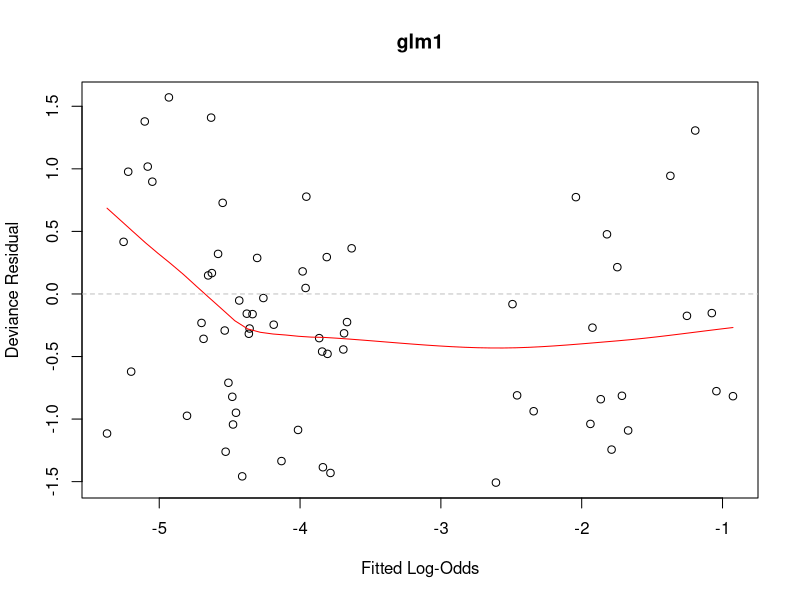
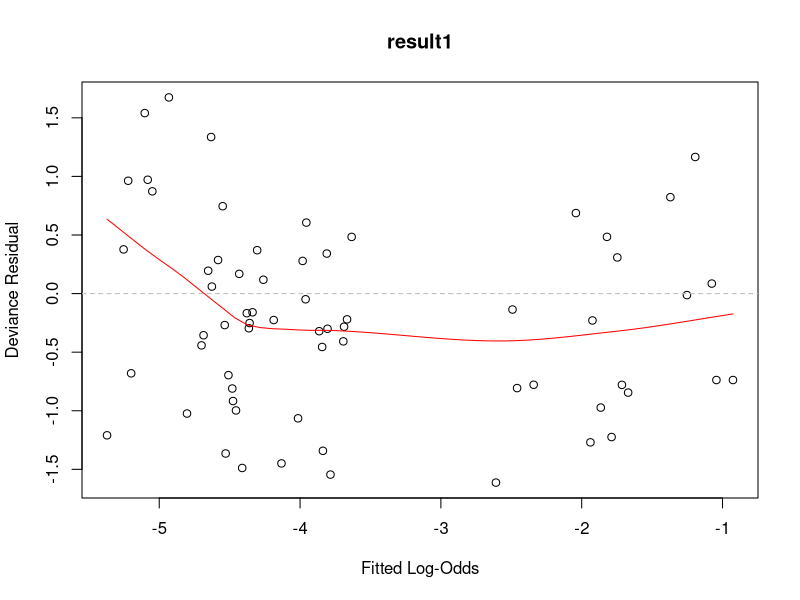

These figures' R source, in order:
## ---- chunk 1
knitr::opts_chunk$set(echo = TRUE)
## ---- chunk 2
byss = read.csv("./Dataset/Byssinosis.csv")
head(byss)
## ---- chunk 3
# change Workspace to factor
byss$Workspace = factor(byss$Workspace, levels = c("3", "2", "1"))
## ---- chunk 4
# add Total column equal to Byssinosis + Non.Byssinosis
byss$Total = byss$Byssinosis + byss$Non.Byssinosis
## ---- chunk 5
# remove rows which have no total
byss = byss[byss$Total!=0,]
## ---- chunk 6
# unique values of each predictor variable
sapply(byss[1:5], function(x) unique(x))
## ---- chunk 7
# all terms, no interactions
glm1 = glm(cbind(Byssinosis, Non.Byssinosis)~Employment + Smoking + Sex + Race + Workspace,
           family=binomial,
           data=byss)
summary(glm1)
BIC(glm1)
confint.default(glm1)
## ---- chunk 8
result1 = step(glm(cbind(Byssinosis, Non.Byssinosis)~1, binomial, byss),
                  scope = ~Employment*Smoking*Sex*Race*Workspace,
                  k=log(72),
                  trace=0,
                  direction="forward")
summary(result1)
BIC(result1)
confint.default(result1)
## ---- chunk 9
#glm1
ry = residuals(glm1, type="deviance")
rx = qlogis(fitted.values(glm1))

plot(rx, ry,
     xlab = "Fitted Log-Odds",
     ylab = "Deviance Residual",
     main = "glm1",
     col = "black")
lines(loess.smooth(rx, ry), col="red")
abline(h=0, lty=2, col="grey")
## ---- chunk 10
#result1
ry = residuals(result1, type="deviance")
rx = qlogis(fitted.values(glm1))

plot(rx, ry,
     xlab = "Fitted Log-Odds",
     ylab = "Deviance Residual",
     main = "result1",
     col = "black")
lines(loess.smooth(rx, ry), col="red")
abline(h=0, lty=2, col="grey")
## ---- chunk 11
# all terms, no interactions, no size adjustments
glm2 = glm(Byssinosis~Employment + Smoking + Sex + Race + Workspace,
           family=poisson,
           data=byss)
summary(glm2)
BIC(glm2)
confint.default(glm2)
## ---- chunk 12
# all terms, no interactions, w/ size adjustments
glm3 = glm(Byssinosis~Employment + Smoking + Sex + Race + Workspace + offset(log(Total)),
           family=poisson,
           data=byss)
summary(glm3)
BIC(glm3)
confint.default(glm3)
## ---- chunk 13
result2 = step(glm(Byssinosis~offset(log(Total)), poisson, byss),
               scope = ~Employment*Smoking*Sex*Race*Workspace,
               k=log(72),
               trace=0,
               direction="forward")
summary(result2)
BIC(result2)
confint.default(result2)
